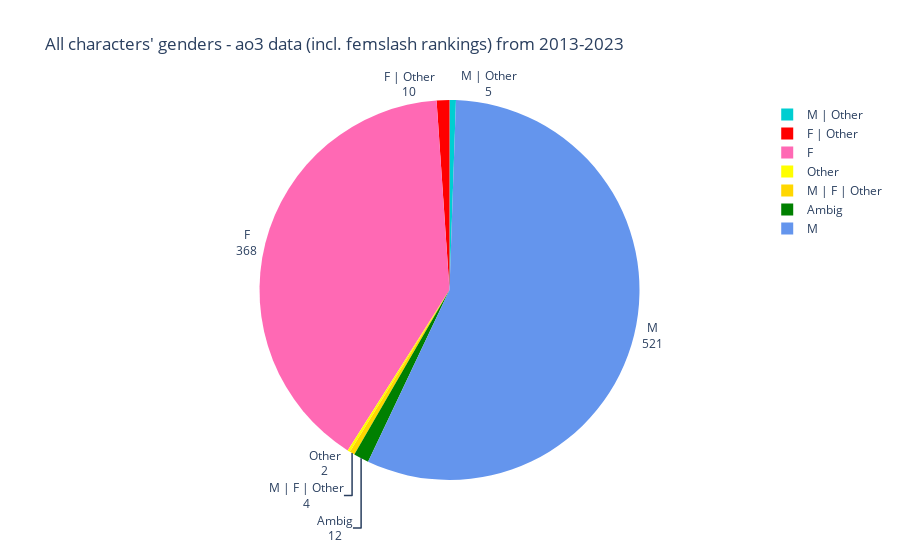

The code cell stored with this chart in its notebook:
### Code cell
# visualising gender totals

gender_distr_pie = go.Figure(
    data=[
        go.Pie(
            labels=total_gender_percentages.index,
            values=total_gender_percentages["count"],
            textinfo="label+value",
            textposition="outside",
            sort=False,
            marker=dict(
                colors=[
                    "darkturquoise",
                    "red",
                    "hotpink",
                    "yellow",
                    "gold",
                    "green",
                    "cornflowerblue",
                ]
            )
        )
    ]
)
gender_distr_pie.update_layout(
    title="All characters' genders - ao3 data (incl. femslash rankings) from 2013-2023",
    #showlegend=False, # if you want it to not show the legend
)
gender_distr_pie.show()

### Figure 1 — Plotly figure (JSON) as saved in the notebook; plotly's stock layout.template omitted (floating-point values rounded to 4 significant figures)
{"data": [{"labels": ["M | Other", "F | Other", "F", "Other", "M | F | Other", "Ambig", "M"], "marker": {"colors": ["darkturquoise", "red", "hotpink", "yellow", "gold", "green", "cornflowerblue"]}, "sort": false, "textinfo": "label+value", "textposition": "outside", "type": "pie", "values": [5, 10, 368, 2, 4, 12, 521]}], "layout": {"title": {"text": "All characters' genders - ao3 data (incl. femslash rankings) from 2013-2023"}}}
